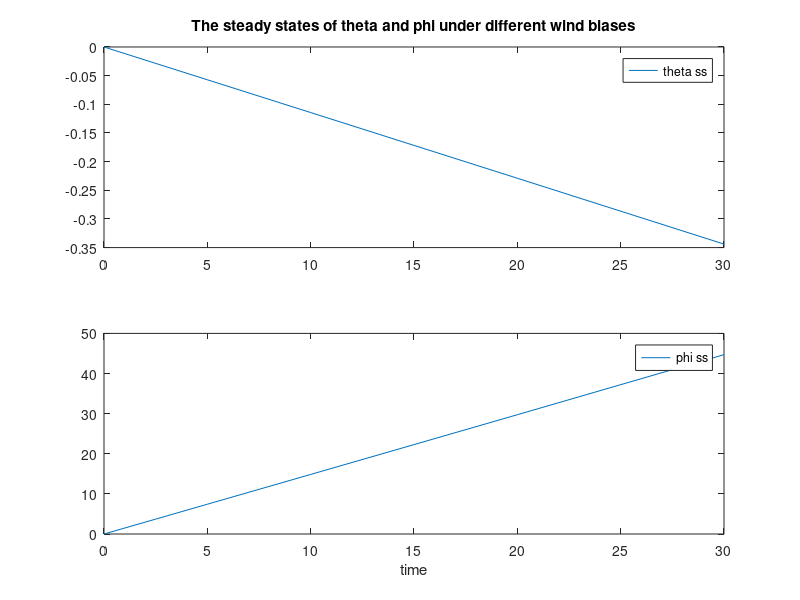

Here is the MATLAB script that generated this plot:
clc
clear
load('mIpModel.mat')
% raw physical parameters
g = 9.81;
Ib = 4e-4;
Iw = 1.2230e-4;
l = 0.036;
mb = 0.263;
mw = 0.027;
r = 0.034;
RL = 1500;
kvktL = 6.4697;
ktL = 32.0130;

Axx = Ib + mb*l*l;
Bxx = mb*g*l;
Cxx = mb*r*l;
Dxx = Iw+(mw+mb)*r*r;
Exx = Cxx;
Fxx = Cxx;

% highly derived quantities
BExx = Bxx*Exx;
AFxx = Axx*Fxx;
ADxx = Axx*Dxx;
CExx = Cxx*Exx;
CFxx = Cxx*Fxx;
BDxx = Bxx*Dxx;

Ts = 1/200;
% pole placement
eigABK = [0.0006
0.98 + 0.1i
0.98 - 0.1i
0.98
0.99
];
K = place(ALDmIp,BLDmIp,eigABK)
eigALC = [ 0.0006
0.8533
0.995
0.3821
0.95
];
L = place(ALDmIp',CLDmIp',eigALC)'

KLDmIp=K; % Note that the minus sign is taken account in the feedback block
LLDmIp=L;
ALCBKLDmIp =ALDmIp-BLDmIp*KLDmIp-LLDmIp*CLDmIp;

% subplot(3,1,1)
% plot(xhat.Time, xhat.Data);
% title('state estimates');
% legend('tau', 'theta', 'thetadot', 'phi', 'phidot');
% subplot(3,1,2)
% plot(x.Time, x.Data);
% title('states');
% legend('tau', 'theta', 'thetadot', 'phi', 'phidot');
% subplot(3,1,3)
% plot(xerr.Time, xerr.Data);
% title('state errors');
% legend('tau', 'theta', 'thetadot', 'phi', 'phidot');
% xlabel('time');
% 
bias = [0 5	10	15	20	30]';
theta_ss = [0 -0.0572	-0.1144	-0.1717	-0.2290	-0.3439]';
phi_ss = [0 7.4202 14.8455 22.2808 29.7314 44.7005]';
subplot(2,1,1)
plot(bias,theta_ss)
legend('theta ss');
title('The steady states of theta and phi under different wind biases');
subplot(2,1,2)
plot(bias,phi_ss)
xlabel('time');
legend('phi ss');

